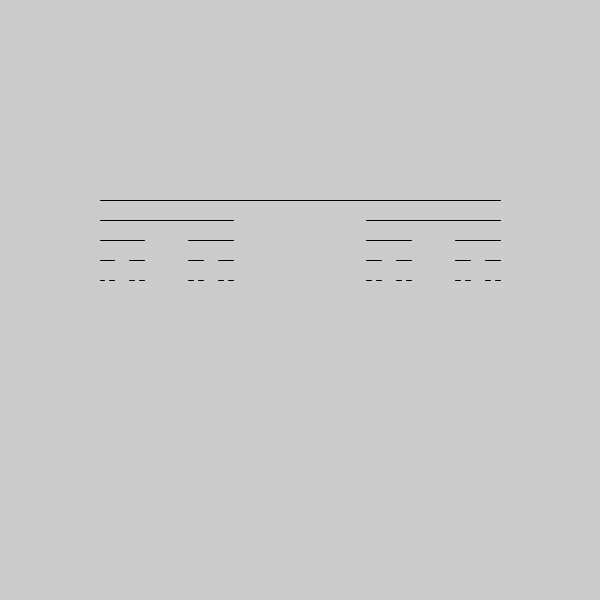
Frame 1 (no input)
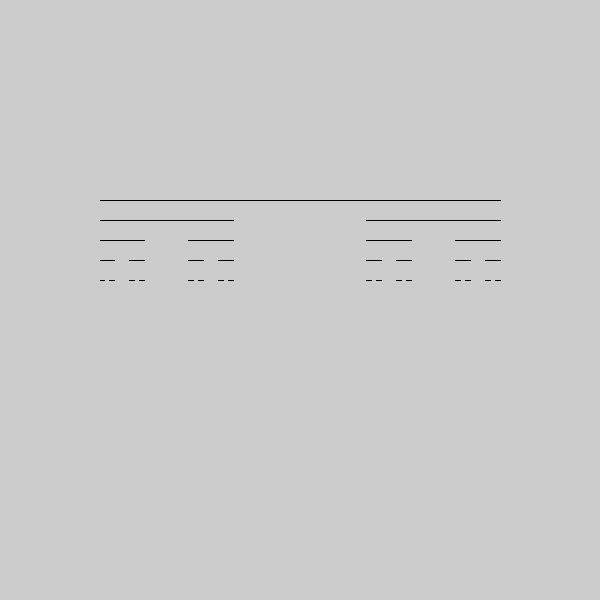
Frame 60 (the mouse pressed at the canvas centre just before this capture)
Frame 120 (the mouse held since frame 60 and released just before this capture): identical to frame 60, image omitted

The Processing sketch that drew these frames (run headless with seeded random() and noise(); from frame 60 on, the mouse is pressed at the canvas centre):

// Processing sketch: linThirds
// ── linThirds.pde
void setup(){
  size(600,600);
}

void draw(){
  drawCantor(width/6,height/3,width*2/3);
}

void drawCantor(float x, float y, float len){
  if (len > 2){
    line(x,y,x + len, y); 
    drawCantor(x,y + 20, len/3);
    drawCantor(x + 2*len/3, y +20, len/3);
  }
}
